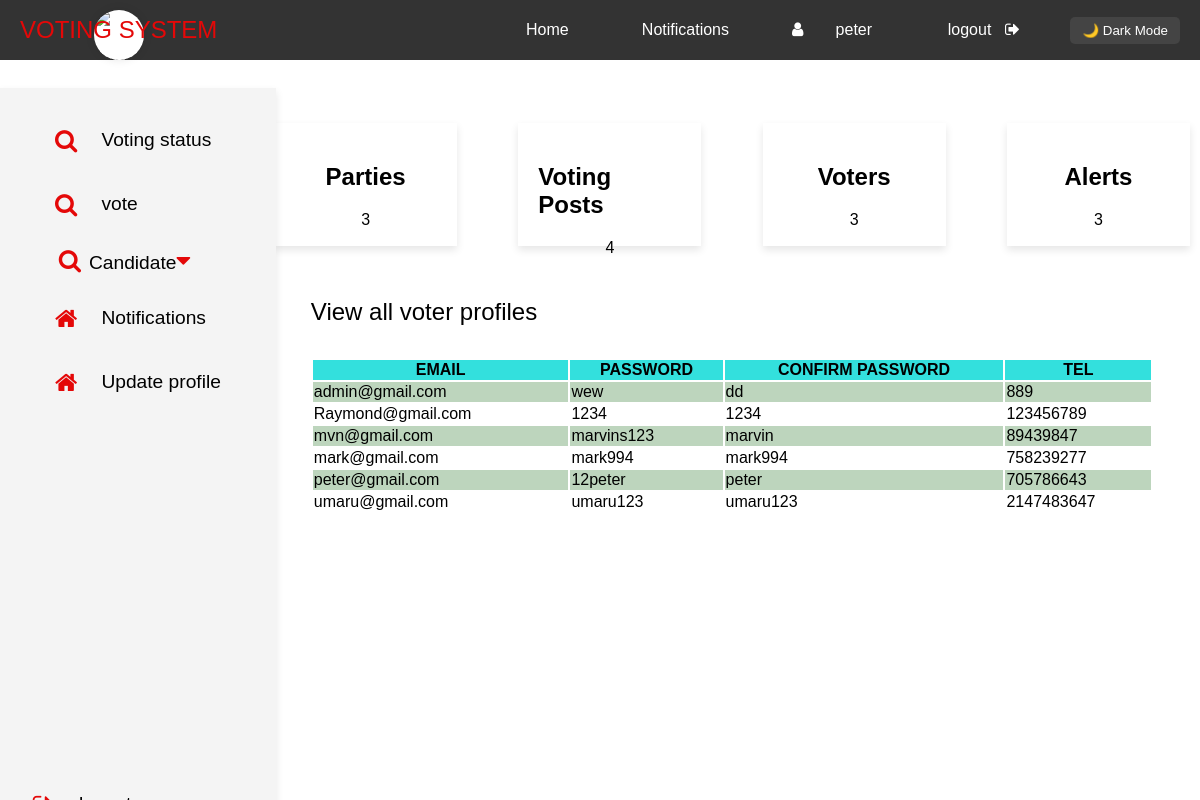
Screenshot of /dashboard.php (signed in) with the database file from the repository.
### tables this page shows
CREATE TABLE `user_profiles` (
  `id` int(11) NOT NULL,
  `email` varchar(40) NOT NULL,
  `pwd` varchar(110) DEFAULT NULL,
  `confirm_pwd` varchar(110) DEFAULT NULL,
  `tel` int(11) DEFAULT NULL,
  `images` varchar(100) DEFAULT NULL
);

### home.php (the view, shortened to what this page needs)
<div class="flex-container flex">
    <div class="flex-container box">
        <h2>Parties</h2>
        <div>3</div>
    </div>
    <div class="flex-container box">
        <h2>Voting Posts</h2>
        <div>4</div>
    </div>
    <div class="flex-container box">
        <h2>Voters</h2>
        <div>3</div>
    </div>
    <div class="flex-container box">
        <h2>Alerts</h2>
        <div>3</div>
    </div>
</div>
<div class="titles views">View all voter profiles</div>
<table class="tables">
    <thead>
        <tr>
            <th>EMAIL</th>
            <th>PASSWORD</th>
            <th>CONFIRM PASSWORD</th>
            <th>TEL</th>
        </tr>
    </thead>
    <?php
        require "backend/conn.php";
        $sql = "select * from user_profiles";
        $results = $conn->query($sql);
        if($result = $results->num_rows >0){
            while($rows = $results->fetch_assoc()){
                ?>
                <tbody>
                    <tr>
                        <td><?php echo $rows['email']; ?></td>
                        <td><?php echo $rows['pwd']; ?></td>
                        <td><?php echo $rows['confirm_pwd']; ?></td>
                        <td><?php echo $rows['tel']; ?></td>
                    </tr>
                </tbody>
                <?php
            }
        }
    ?>
</table>

### dashboard.php (shortened to what this page needs)
<?php
$nav = isset($_GET['p']) ? $_GET['p'] . ".php" : "home.php";
$nav = basename($nav);
?>
<!DOCTYPE html>
<html lang="en">
<head>
    <link rel="stylesheet" href="https://cdnjs.cloudflare.com/ajax/libs/font-awesome/4.7.0/css/font-awesome.min.css">
</head>
<body>
    <header>
        <div class="flex-container flex-column g-3">
            <div class="logo-circle">
                <img src="../images/images.png" alt="Website Logo">
            </div>
            <div class="logo">VOTING SYSTEM</div>
        </div>
        <ul class="lists">
            <li><a href="dashboard.php?p=home">Home</a></li>
            <li><a href="dashboard.php?p=Notifications">Notifications</a></li>
            <li><a href="dashboard.php?p=help"><?php echo $_SESSION['name']; ?><i class="fa fa-user"></i></a></li>
            <li><i class="fa fa-sign-out"></i><a href="./backend/logout.php">logout</a></li>
            <button id="darkModeToggle" class="dark-mode-toggle">🌙 Dark Mode</button>
        </ul>
    </header>
    <section class="sidebar flex-container">
      <div class="flex-container">
        <div class="flex"><i class="fa fa-search"></i><a href="dashboard.php?p=vote_counts">Voting status</a></div>
        <div class="flex"><i class="fa fa-search"></i><a href="dashboard.php?p=vote">vote</a></div>
        <div class="dropdown">
            <button class="dropbtn"><i class="fa fa-search"></i>Candidate<i class="fa fa-caret-down"></i></button>
        </div>
        <div class="flex"><i class="fa fa-home"></i><a href="dashboard.php?p=Notiications">Notifications</a></div>
        <div class="flex"><i class="fa fa-home"></i><a href="dashboard.php?p=user_profile">Update profile</a></div>
      </div>
      <div class="flex-container">
        <div class="flex"><i class="fa fa-sign-out"></i><a href="./backend/logout.php">logout.....................</a></div>
      </div>
    </section>
    <section class="main flex-container">
        <?php
            if(file_exists($nav)){
                require $nav;
            }else{
                echo "<h1>Page not found</h1>";
            }
        ?>
    </section>
</body>
</html>

### home.php (style rules this page uses)
.main { display: flex; flex-direction: column; align-items: center; justify-content: start; }
.views { margin: 1rem -1.5rem 2rem 0; }

### rows the page displays
user_profiles: email "admin@gmail.com", pwd "wew", confirm_pwd "dd", tel "889"
user_profiles: email "Raymond@gmail.com", pwd "1234", confirm_pwd "1234", tel "123456789"
user_profiles: email "mvn@gmail.com", pwd "marvins123", confirm_pwd "marvin", tel "89439847"
user_profiles: email "mark@gmail.com", pwd "mark994", confirm_pwd "mark994", tel "758239277"
user_profiles: email "peter@gmail.com", pwd "12peter", confirm_pwd "peter", tel "705786643"
user_profiles: email "umaru@gmail.com", pwd "umaru123", confirm_pwd "umaru123", tel "2147483647"

### other values shown
$_SESSION['name'] "peter"
